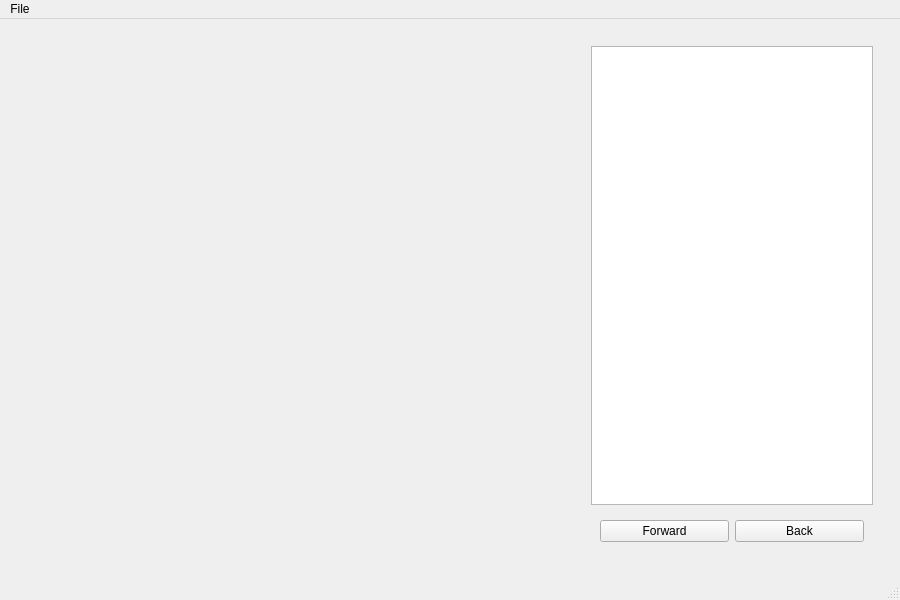
<ui version="4.0" >
 <class>MainWindow</class>
 <widget class="QMainWindow" name="MainWindow" >
  <property name="windowModality" >
   <enum>Qt::WindowModal</enum>
  </property>
  <property name="geometry" >
   <rect>
    <x>0</x>
    <y>0</y>
    <width>900</width>
    <height>600</height>
   </rect>
  </property>
  <property name="sizePolicy" >
   <sizepolicy vsizetype="Preferred" hsizetype="Preferred" >
    <horstretch>0</horstretch>
    <verstretch>0</verstretch>
   </sizepolicy>
  </property>
  <property name="maximumSize" >
   <size>
    <width>900</width>
    <height>600</height>
   </size>
  </property>
  <property name="windowTitle" >
   <string>TaGui</string>
  </property>
  <widget class="QWidget" name="centralwidget" >
   <layout class="QVBoxLayout" name="verticalLayout_2" >
    <item>
     <widget class="QWidget" native="1" name="widget_2" >
      <property name="sizePolicy" >
       <sizepolicy vsizetype="Expanding" hsizetype="Expanding" >
        <horstretch>0</horstretch>
        <verstretch>0</verstretch>
       </sizepolicy>
      </property>
      <property name="layoutDirection" >
       <enum>Qt::LeftToRight</enum>
      </property>
      <layout class="QHBoxLayout" >
       <item>
        <widget class="BoardWidget" native="1" name="board" >
         <property name="sizePolicy" >
          <sizepolicy vsizetype="Preferred" hsizetype="Expanding" >
           <horstretch>0</horstretch>
           <verstretch>0</verstretch>
          </sizepolicy>
         </property>
         <property name="maximumSize" >
          <size>
           <width>700</width>
           <height>700</height>
          </size>
         </property>
         <layout class="QHBoxLayout" name="horizontalLayout" />
        </widget>
       </item>
       <item>
        <widget class="QWidget" native="1" name="widget_3" >
         <property name="sizePolicy" >
          <sizepolicy vsizetype="Expanding" hsizetype="Fixed" >
           <horstretch>200</horstretch>
           <verstretch>0</verstretch>
          </sizepolicy>
         </property>
         <property name="maximumSize" >
          <size>
           <width>300</width>
           <height>16777215</height>
          </size>
         </property>
         <layout class="QVBoxLayout" name="verticalLayout" >
          <item>
           <widget class="QListWidget" name="record" >
            <property name="sizePolicy" >
             <sizepolicy vsizetype="Expanding" hsizetype="Preferred" >
              <horstretch>200</horstretch>
              <verstretch>0</verstretch>
             </sizepolicy>
            </property>
            <property name="minimumSize" >
             <size>
              <width>0</width>
              <height>130</height>
             </size>
            </property>
           </widget>
          </item>
          <item>
           <widget class="QWidget" native="1" name="widget_4" >
            <property name="sizePolicy" >
             <sizepolicy vsizetype="Preferred" hsizetype="Preferred" >
              <horstretch>0</horstretch>
              <verstretch>0</verstretch>
             </sizepolicy>
            </property>
            <layout class="QHBoxLayout" name="horizontalLayout_2" >
             <item>
              <widget class="QPushButton" name="button_forward" >
               <property name="text" >
                <string>Forward</string>
               </property>
              </widget>
             </item>
             <item>
              <widget class="QPushButton" name="button_back" >
               <property name="text" >
                <string>Back</string>
               </property>
              </widget>
             </item>
            </layout>
           </widget>
          </item>
         </layout>
        </widget>
       </item>
      </layout>
      <zorder>widget_3</zorder>
      <zorder>board</zorder>
     </widget>
    </item>
   </layout>
  </widget>
  <widget class="QStatusBar" name="statusbar" />
  <widget class="QMenuBar" name="menubar" >
   <property name="geometry" >
    <rect>
     <x>0</x>
     <y>0</y>
     <width>900</width>
     <height>27</height>
    </rect>
   </property>
   <widget class="QMenu" name="menuGame" >
    <property name="title" >
     <string>File</string>
    </property>
    <addaction name="actionNewGame" />
    <addaction name="actionLoadGame" />
    <addaction name="separator" />
    <addaction name="actionExit" />
   </widget>
   <addaction name="menuGame" />
  </widget>
  <action name="actionLoadGame" >
   <property name="text" >
    <string>load</string>
   </property>
  </action>
  <action name="actionNewGame" >
   <property name="text" >
    <string>new</string>
   </property>
  </action>
  <action name="actionExit" >
   <property name="text" >
    <string>exit</string>
   </property>
  </action>
  <action name="actionPlayer_x_player" >
   <property name="text" >
    <string>player x player</string>
   </property>
  </action>
  <action name="actionComputer_color" >
   <property name="text" >
    <string>computer color</string>
   </property>
  </action>
  <action name="actionNew_bot" >
   <property name="text" >
    <string>new bot</string>
   </property>
  </action>
 </widget>
 <customwidgets>
  <customwidget>
   <class>BoardWidget</class>
   <extends>QWidget</extends>
   <header>board_widget.h</header>
   <container>1</container>
  </customwidget>
 </customwidgets>
 <resources/>
 <connections/>
</ui>
